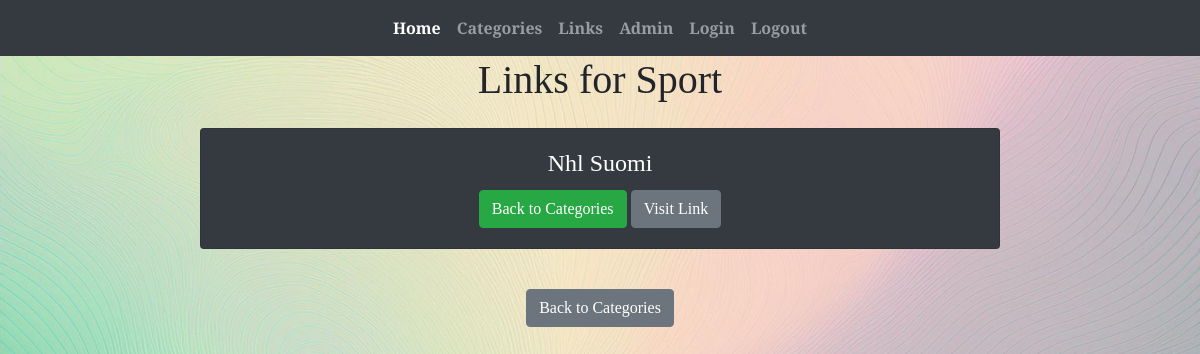
The app's page /links-by-category/1/, older data.
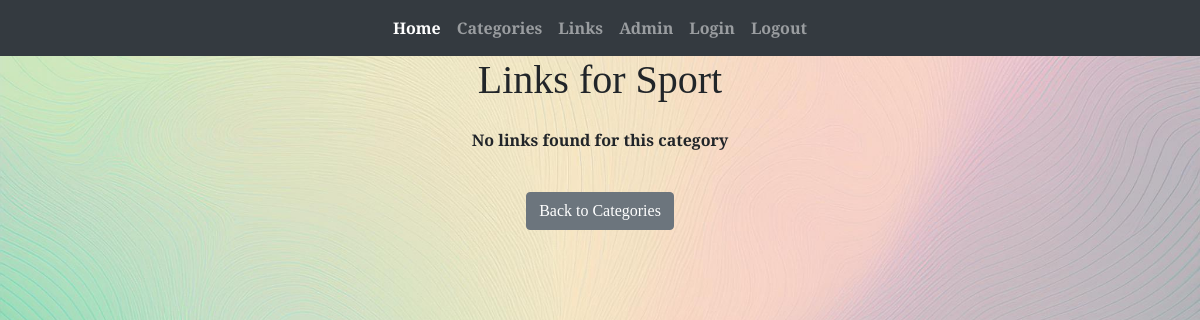
The same page, newer data.
### app/models.py (models this page shows, shortened)
class Link(models.Model):
    linkname = models.CharField(max_length=50, default = "link")
    category = models.ForeignKey(Category, on_delete=models.CASCADE)
    link_link = models.URLField(max_length=200, blank=True, null=True)  # Uusi kenttä hyperlinkille

### app/views.py (the view)
# urls.py: path('links-by-category/<int:id>/', linksbycategory, name='links-by-category'),
def linksbycategory(request, id):
    category = get_object_or_404(Category, id=id)
    links = Link.objects.filter(category=category)  # Suodatetaan linkit kategorian mukaan
    context = {'category': category, 'links': links}
    return render(request, "linksbycategory.html", context)

### app/templates/linksbycategory.html
{% extends 'index.html' %}
{% block content %}
<div class="container text-center">
    <h1>Links for {{ category.categoryname }}</h1>
    <div class="d-flex flex-column align-items-center mt-4">
        {% for link in links %}
        <div class="card bg-dark text-white mb-3" style="width: 50rem;">
            <div class="card-body text-center">
                <h4 class="card-title">{{ link.linkname }}</h4>
                <a href="{% url 'categories' %}" class="btn btn-success">Back to Categories</a>
                <a href="{{ link.link_link }}" class="btn btn-secondary" target="_blank" title="Visit {{ link.linkname }}">Visit Link</a>
            </div>
        </div>
        {% empty %}
        <p>No links found for this category</p>
        {% endfor %}
    </div>
        <div class="d-flex justify-content-center mt-4">
            <a href="{% url 'categories' %}" class="btn btn-secondary">Back to Categories</a>
        </div>
</div>
{% endblock %}

Row changes from the older to the newer data that the page shows:
no longer on this page (row edited): Link: linkname "Nhl Suomi"
Text that changed along with them:
text now shown: "No links found for this category"
